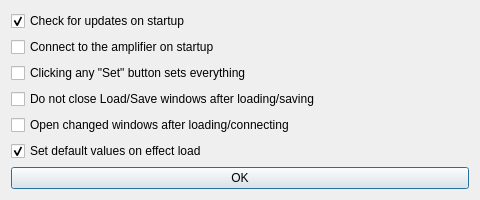
<?xml version="1.0" encoding="UTF-8"?>
<ui version="4.0">
 <class>Settings</class>
 <widget class="QDialog" name="Settings">
  <property name="geometry">
   <rect>
    <x>0</x>
    <y>0</y>
    <width>480</width>
    <height>200</height>
   </rect>
  </property>
  <property name="windowTitle">
   <string>Dialog</string>
  </property>
  <layout class="QVBoxLayout" name="verticalLayout">
   <item>
    <widget class="QCheckBox" name="checkBox">
     <property name="text">
      <string>Check for updates on startup</string>
     </property>
     <property name="checked">
      <bool>true</bool>
     </property>
    </widget>
   </item>
   <item>
    <widget class="QCheckBox" name="checkBox_2">
     <property name="text">
      <string>Connect to the amplifier on startup</string>
     </property>
    </widget>
   </item>
   <item>
    <widget class="QCheckBox" name="checkBox_3">
     <property name="text">
      <string>Clicking any &quot;Set&quot; button sets everything</string>
     </property>
    </widget>
   </item>
   <item>
    <widget class="QCheckBox" name="checkBox_4">
     <property name="text">
      <string>Do not close Load/Save windows after loading/saving</string>
     </property>
    </widget>
   </item>
   <item>
    <widget class="QCheckBox" name="checkBox_5">
     <property name="text">
      <string>Open changed windows after loading/connecting</string>
     </property>
    </widget>
   </item>
   <item>
    <widget class="QCheckBox" name="checkBox_6">
     <property name="text">
      <string>Set default values on effect load</string>
     </property>
     <property name="checked">
      <bool>true</bool>
     </property>
    </widget>
   </item>
   <item>
    <widget class="QPushButton" name="pushButton">
     <property name="text">
      <string>OK</string>
     </property>
     <property name="shortcut">
      <string>Return, Esc</string>
     </property>
    </widget>
   </item>
  </layout>
 </widget>
 <resources/>
 <connections>
  <connection>
   <sender>pushButton</sender>
   <signal>clicked()</signal>
   <receiver>Settings</receiver>
   <slot>close()</slot>
   <hints>
    <hint type="sourcelabel">
     <x>367</x>
     <y>600</y>
    </hint>
    <hint type="destinationlabel">
     <x>278</x>
     <y>594</y>
    </hint>
   </hints>
  </connection>
 </connections>
</ui>
